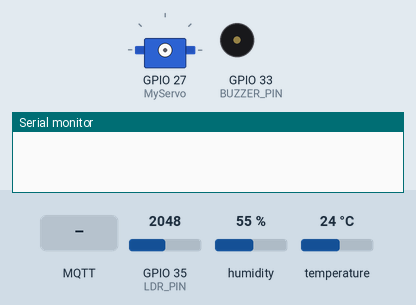
A sketch run on a simulated ESP32. Shown: servo, buzzer (waves = sounding, pin HIGH), the last lines printed to the serial monitor. The inputs (shaded band) are chosen by the test bench; at power-on: GPIO 35 (LDR_PIN) = 2048, humidity 55 %, temperature 24 °C (analog values on the 0–4095 scale). WiFi joins after 1.5 s; servers stay silent unless stated; network time is answered at once with the bench clock; the local clock reads 2024-03-15 10:24:30 at power-on unless the sketch sets it; no MQTT or app messages arrive unless stated.

Above: at 0.1 s.
At 2.7 s:
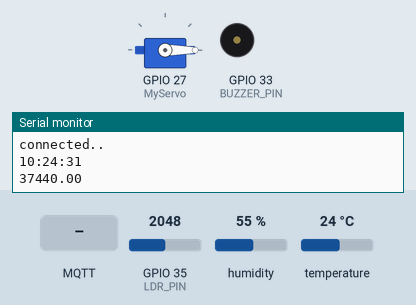
2.8 s: MQTT message "1" arrives on the second subscribed topic
At 4.8 s:
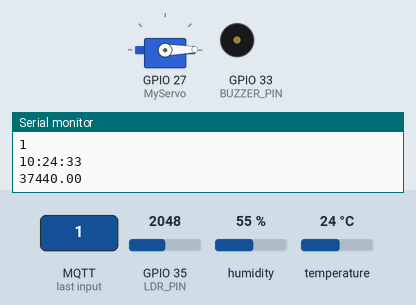
5.1 s: MQTT message "Buzzer" arrives on the first subscribed topic
8.6 s: MQTT message "Servo" arrives on the first subscribed topic
Timing chart, 0 to 18.1 s (numbered marks = the images above; inputs shaded):
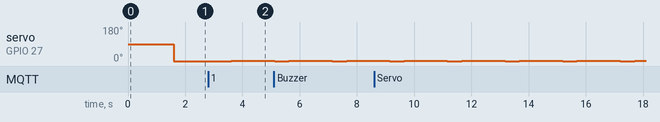

The sketch:

Project_embedded_copy_20230603211206.ino
```cpp
#include <PubSubClient.h>
#include <WiFi.h>
#include <DHTesp.h>
#include <ESP32Servo.h>
#include <NTPClient.h>
#include <WiFiUDP.h>


#define LED_BUTTON 2

const int DHT_PIN = 13;
const int LDR_PIN = 35;
const int BUZZER_PIN = 33;

WiFiUDP ntpUDP;
NTPClient timeClient(ntpUDP);
WiFiClient espClient; //who is the wifi signal provider
PubSubClient mqttClient(espClient);
DHTesp dhtSensor;
Servo MyServo;

char tempAr[6];
char humidAr[6];
char ldrAr[5];
char angleAr[3];
char timeAr[9];
char part1[5];


int Pos = 0;
int Del = 0;
int freq = 0;
float alarm_1 = 0;
float alarm_2 = 0;
float alarm_3 = 0;
float part = 0;


void setup() {
  Serial.begin(115200);
  analogReadResolution(10); // set analog resolution to 10 bits
  setupWifi();
  setupMqtt();
  timeClient.begin();

  dhtSensor.setup(DHT_PIN, DHTesp::DHT11);
  MyServo.attach(27);

  pinMode(BUZZER_PIN, OUTPUT);
  digitalWrite(BUZZER_PIN, LOW);

}

void loop() {
  if (!mqttClient.connected()){
    connectToBroker();
  }

  mqttClient.loop();//get available messages or published values

  updateTime();
  alarm();
  updateTemperatureAndHumidity();
  updateLDRValue();
  updateAngle();
  mqttClient.publish("Temp", tempAr);
  mqttClient.publish("Humid", humidAr);
  mqttClient.publish("LDR", ldrAr);

  delay(1000);
}


void updateTime(){
  timeClient.update();
  timeClient.setTimeOffset(19800);
  String(timeClient.getFormattedTime()).toCharArray(timeAr, 9);
  mqttClient.publish("Time", timeAr); // string we can convert
  Serial.println(timeAr);
  part = ((timeAr[1] - '0')+(timeAr[0] - '0')*10)*3600+((timeAr[4] - '0')+(timeAr[3] - '0')*10)*60;
  Serial.println(part);


}

void settime1(){
  alarm_1 = (alarm_1/1000);
}

void settime2(){
  alarm_2 = (alarm_2/1000);
}

void settime3(){
  alarm_3 = (alarm_3/1000);
}

void alarm(){

  if (alarm_1 == part){
    Serial.println("Alarm on");
    tone(BUZZER_PIN, freq, Del);
  }else if (alarm_2 == part){
    Serial.println("Alarm on");
    tone(BUZZER_PIN, freq, Del);
  }else if (alarm_3 == part){
    Serial.println("Alarm on");
    tone(BUZZER_PIN, freq, Del);
  }
}


void setupWifi(){
  WiFi.begin("HUAWEI Y9 Prime 2019", "abcd1234"); // Dialog 4G 868, 91c5FEC1// Excel group_02, EX20200307 // HUAWEI Y9 Prime 2019, abcd1234

  while (WiFi.status() != WL_CONNECTED){
    delay(500);
    Serial.print(".");
  }
  Serial.println("");
  Serial.println("Wifi connected");
  Serial.println("IP address: ");
  Serial.print(WiFi.localIP());

}

void setupMqtt(){
  mqttClient.setServer("test.mosquitto.org", 1883);
  mqttClient.setCallback(receiveCallback);

}

void connectToBroker(){
  while (!mqttClient.connected()){
    Serial.println("Attemting MQTT connection...");
    if (mqttClient.connect("San ESP32")){
      Serial.println("connected..");
      mqttClient.subscribe("Buzzer");
      mqttClient.subscribe("Servo");
      mqttClient.subscribe("minAngle");
      mqttClient.subscribe("Cfactor");
      mqttClient.subscribe("Alert_signal");
      mqttClient.subscribe("Alarm1");
      mqttClient.subscribe("Alarm2");
      mqttClient.subscribe("Alarm3");
      mqttClient.subscribe("Delay");
      mqttClient.subscribe("Frequency");


    }else{
      Serial.print("failed");
      Serial.print(mqttClient.state());
      delay(5000); // when fail to connect again again try to connect without delay is not good
    }

  }
}

void updateTemperatureAndHumidity(){
  TempAndHumidity data = dhtSensor.getTempAndHumidity();
  String(data.temperature, 2).toCharArray(tempAr, 6);//2 for two decimal places 6 is the length of the temp array
  String(data.humidity, 2).toCharArray(humidAr, 6);
}

void updateLDRValue(){
  int LDR_Reading = analogRead(LDR_PIN);
  String(LDR_Reading).toCharArray(ldrAr, 5);
}

void updateAngle(){

  for (int i = 0; i <=Pos; i++){
    MyServo.write(i);
    delay(500);
  }

}


void receiveCallback(char* topic, byte* payload, unsigned int length){
  Serial.print("Message arrived [");
  Serial.print(topic);
  Serial.print("]");

  char payloadChaAr[length];

  for (int i = 0; i<length; i++){
    Serial.print((char)payload[i]);
    payloadChaAr[i] = (char)payload[i];
  }
  Serial.println();
  if (strcmp(topic, "Buzzer") == 0){
    if (payloadChaAr[0] == '1'){
      digitalWrite(BUZZER_PIN, LOW);
    }

  }
  else if (String(topic) == "Servo"){
    Pos = atoi(payloadChaAr);
    Serial.println(Pos);
  }
  else if (String(topic) == "Alarm1"){
    alarm_1 = atoi(payloadChaAr);
    settime1();
  }
  else if (String(topic) == "Alarm2"){
    alarm_2 = atoi(payloadChaAr);
    settime2();
  }else if (String(topic) == "Alarm3"){
    alarm_3 = atoi(payloadChaAr);
    settime3();
  }
  else if (String(topic) == "Delay"){
    Del = atoi(payloadChaAr);
    Serial.println(Del);

  }else if (String(topic) == "Frequency"){
    freq = atoi(payloadChaAr);

  }

}
```

Measured:
- after the input at 2.8 s, servo on GPIO 27 (MyServo): 0° → 1° after 0.81 s
